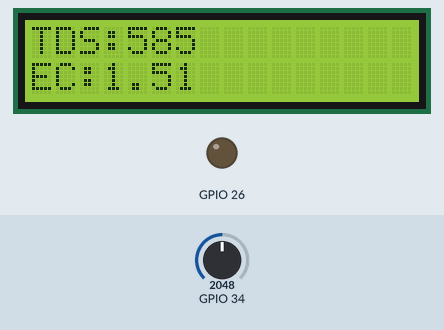
Simulated run of this sketch. Board: ESP32. Parts: 16×2 character LCD, output pins drawn as LEDs (lit = HIGH). The test bench sets the inputs (shaded band); at power-on: GPIO 34 = 2048. WiFi joins after 1.5 s; servers stay silent unless stated; a WiFi scan finds three made-up networks; what the sketch prints to the serial monitor is not drawn.

Above: at 8.0 s.
8.1 s: GPIO 34 set to 1474
At 10.5 s:
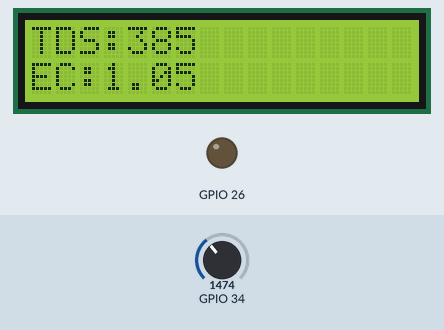
10.9 s: GPIO 34 set to 1356
At 12.1 s:
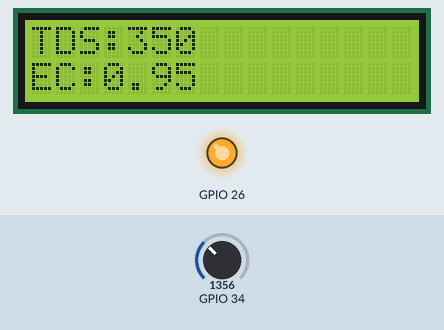
12.9 s: GPIO 34 set to 1228
At 14.6 s:
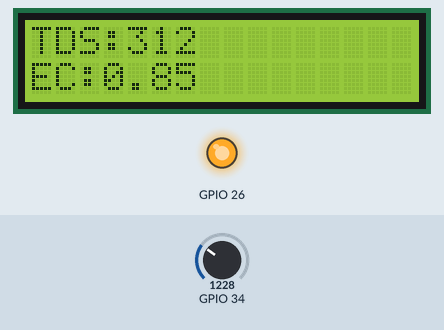
14.9 s: GPIO 34 set to 2047
At 16.3 s:
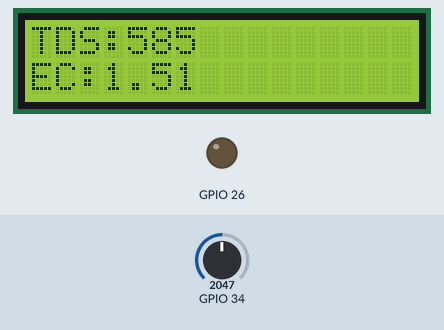
Timing chart, 0 to 17.9 s (numbered marks = the images above; inputs shaded):
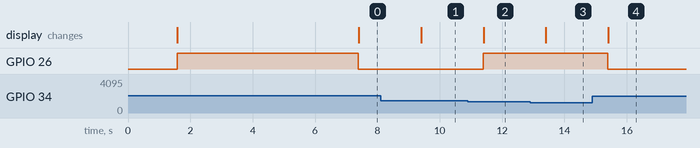

Measured:
- the behaviour switches between 1415 and 1414 on GPIO 34 (found by bisection; images 1 and 2)
- after the input at 8.1 s, the display: changes after 1.3 s (image 1)
- after the input at 10.9 s, GPIO 26: LOW → HIGH after 0.49 s; the display: changes after 0.51 s (image 2)
- after the input at 12.9 s, the display: changes after 0.51 s (image 3)
- after the input at 14.9 s, GPIO 26: HIGH → LOW after 0.49 s; the display: changes after 0.51 s (image 4)

The sketch:

main.ino
```cpp
#define BLYNK_TEMPLATE_ID "TMPL6zxYPaA2_"
#define BLYNK_TEMPLATE_NAME "IoT HydroSense"
#define BLYNK_AUTH_TOKEN "KIwLz4rKtJsNyS7YcgXD7f8ruRh7tnIV"

// Enable debug print
#define BLYNK_PRINT Serial

#include <WiFi.h>
#include <BlynkSimpleEsp32.h>
#include <Wire.h>
#include <LiquidCrystal_I2C.h>

LiquidCrystal_I2C lcd(0x27, 16, 2);

const char* ssid = "WIFI SSID";
const char* pass = "WIFI PASSWORD";

BlynkTimer timer;

// Pin configuration
namespace pin {
  const byte tds_sensor = 34;
  const byte relay = 26;
}

// reference constant
namespace device {
  float aref = 3.3;
}

// sensor data
namespace sensor {
  float ec = 0;
  unsigned int tds = 0;
  float ecCalibration = 1.0;
}

// pump control threshold
const float TDS_THRESHOLD = 400.0;
const float EC_THRESHOLD = 1.0;

// sensor reading and pump control functions
void readTdsAndControlPump() {
  float rawEc = analogRead(pin::tds_sensor) * device::aref / 4095.0;

  float offset = 0.14;
  sensor::ec = (rawEc * sensor::ecCalibration) - offset;
  if (sensor::ec < 0) sensor::ec = 0;

  sensor::tds = (133.42 * pow(sensor::ec, 3) - 255.86 * pow(sensor::ec, 2) + 857.39 * sensor::ec) * 0.5;

  Serial.print("TDS: ");
  Serial.println(sensor::tds);
  Serial.print("EC: ");
  Serial.println(sensor::ec, 2);

  // Kirim ke Blynk
  Blynk.virtualWrite(V0, sensor::tds);
  Blynk.virtualWrite(V1, sensor::ec);

  // Kontrol pompa (relay aktif LOW)
  if (sensor::tds > TDS_THRESHOLD || sensor::ec > EC_THRESHOLD) {
    digitalWrite(pin::relay, LOW); // relay active
    Serial.println("Pompa AKTIF - Menurunkan kadar TDS/EC");
  } else {
    digitalWrite(pin::relay, HIGH); // relay off
    Serial.println("Pompa NONAKTIF - Air dalam kondisi aman");
  }
  lcd.clear();
  lcd.setCursor(0, 0);
  lcd.print("TDS:");
  lcd.print(sensor::tds);
  lcd.setCursor(0, 1);
  lcd.print("EC:");
  lcd.print(sensor::ec, 2);
}

void setup() {
  Serial.begin(115200);
  Serial.println("Memulai sistem...");
  lcd.init();
  lcd.backlight();
  lcd.setCursor(0, 0);
  lcd.print("HydroSense Init");
  delay(1500);
  lcd.clear();

  // Siapkan pin relay dan matikan dulu (HIGH = OFF karena relay aktif LOW)
  pinMode(pin::relay, OUTPUT);
  digitalWrite(pin::relay, HIGH); // Hindari nyala spontan saat boot

  // Scan WiFi (opsional debugging)
  Serial.println("Scan jaringan WiFi:");
  int n = WiFi.scanNetworks();
  for (int i = 0; i < n; ++i) {
    Serial.print(i + 1);
    Serial.print(": ");
    Serial.print(WiFi.SSID(i));
    Serial.print(" (");
    Serial.print(WiFi.RSSI(i));
    Serial.println(" dBm)");
  }

  // Debug koneksi manual
  WiFi.begin(ssid, pass);
  Serial.print("Menghubungkan ke WiFi");
  int attempt = 0;
  while (WiFi.status() != WL_CONNECTED && attempt < 20) {
    delay(500);
    Serial.print(".");
    attempt++;
  }

  if (WiFi.status() == WL_CONNECTED) {
    Serial.println("\nWiFi Tersambung!");
    Serial.print("IP: ");
    Serial.println(WiFi.localIP());
  } else {
    Serial.println("\nGagal tersambung ke WiFi!");
  }

  // Mulai koneksi ke Blynk
  Blynk.begin(BLYNK_AUTH_TOKEN, ssid, pass, "blynk.cloud", 80);

  // Timer baca sensor tiap 2 detik
  timer.setInterval(2000L, readTdsAndControlPump);
}

void loop() {
  Blynk.run();
  timer.run();
}
```
